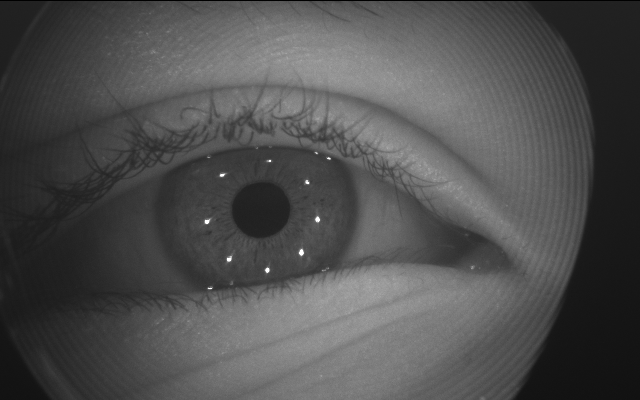
#> input picture autoROI_imgs/cropped/S_71/0.png, 640 x 400 px, found by its file name
$ python showim.py
#> lines starting #> are read from the running program, lines starting #| are printed output that depends on the picture; after the words box and inside, x2 and y2 are one past the last pixel; in counts of white or black regions, pixels touching at a corner belong together
import matplotlib.pyplot as plt
import matplotlib.patches as patches
import matplotlib.image as mpimg
import numpy as np

impath = r"/Users/omaraguilarjr/Library/CloudStorage/OneDrive-GeorgiaInstituteofTechnology/openEDS2019/openEDS/openEDS/S_0/0.png"
impath2 = r"/Users/omaraguilarjr/Library/CloudStorage/OneDrive-GeorgiaInstituteofTechnology/openEDS2019/openEDS/openEDS/S_0/1.png"
img = mpimg.imread(impath)
#> img is the input picture: shape (400, 640) float32; min 0, max 1, mean 0.311
img2 = mpimg.imread(impath2)
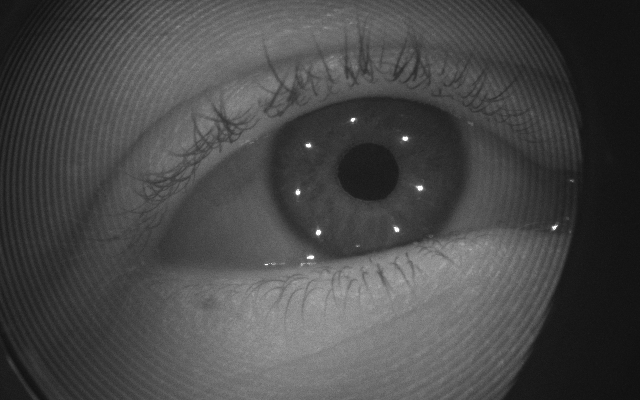
#> input picture Camera_tracking_gui/scripts/GUI/test_ims/1.png, 640 x 400 px, found by its file name
#> img2 is the input picture: shape (400, 640) float32; min 0.0588, max 1, mean 0.285

diff = abs(img2 - img)
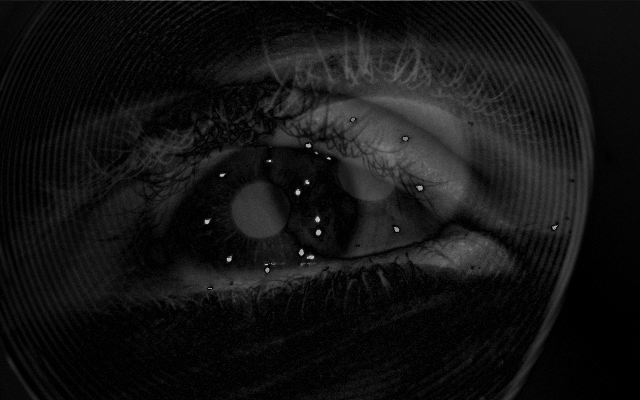
#> diff: shape (400, 640) float32; min 0, max 0.788, mean 0.0783

threshold_value = 0.05
binary_img = np.where(img > threshold_value, 1, 0).astype(np.float32)
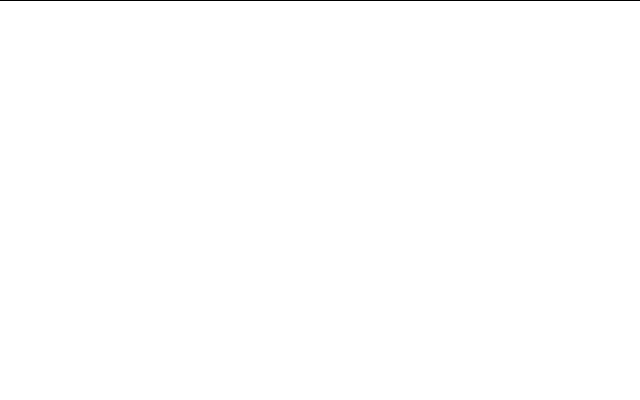
#> binary_img: shape (400, 640) float32; values 0 (black) and 1 (white), 99.8% white; black in thin lines or dots, all inside (x1, y1, x2, y2) = (0, 0, 640, 1)

x_min, x_max, y_min, y_max = 159, 545, 166, 328
width = x_max - x_min
height = y_max - y_min

plt.figure()
plt.set_cmap('gray')
plt.imshow(binary_img)
plt.axis('off')
plt.show()

# [5 lines of commented-out code are left out]
